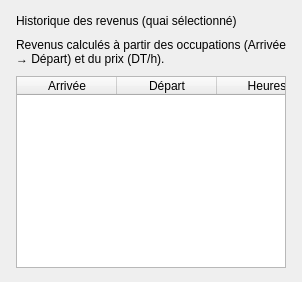
         <widget class="QFrame" name="revHistCard">
          <property name="minimumSize"><size><width>0</width><height>240</height></size></property>
          <property name="frameShape"><enum>QFrame::NoFrame</enum></property>
          <layout class="QVBoxLayout" name="revHistCardLayout" stretch="0,0,1">
           <property name="spacing"><number>10</number></property>
           <property name="leftMargin"><number>16</number></property>
           <property name="topMargin"><number>14</number></property>
           <property name="rightMargin"><number>16</number></property>
           <property name="bottomMargin"><number>14</number></property>
           <item>
            <widget class="QLabel" name="revHistTitle">
             <property name="text"><string>Historique des revenus (quai sélectionné)</string></property>
            </widget>
           </item>
           <item>
            <widget class="QLabel" name="revHistHint">
             <property name="text"><string>Revenus calculés à partir des occupations (Arrivée → Départ) et du prix (DT/h).</string></property>
             <property name="wordWrap"><bool>true</bool></property>
            </widget>
           </item>
           <item>
            <widget class="QTableWidget" name="revHistoryTable">
             <property name="minimumSize"><size><width>0</width><height>160</height></size></property>
             <property name="selectionMode"><enum>QAbstractItemView::NoSelection</enum></property>
             <property name="selectionBehavior"><enum>QAbstractItemView::SelectRows</enum></property>
             <property name="showGrid"><bool>false</bool></property>
             <property name="wordWrap"><bool>false</bool></property>
             <property name="horizontalScrollBarPolicy"><enum>Qt::ScrollBarAlwaysOff</enum></property>
             <property name="rowCount"><number>0</number></property>
             <property name="columnCount"><number>5</number></property>
             <attribute name="horizontalHeaderVisible"><bool>true</bool></attribute>
             <attribute name="horizontalHeaderStretchLastSection"><bool>true</bool></attribute>
             <attribute name="verticalHeaderVisible"><bool>false</bool></attribute>
             <attribute name="verticalHeaderDefaultSectionSize"><number>40</number></attribute>
             <column><property name="text"><string>Arrivée</string></property></column>
             <column><property name="text"><string>Départ</string></property></column>
             <column><property name="text"><string>Heures</string></property></column>
             <column><property name="text"><string>Prix (DT/h)</string></property></column>
             <column><property name="text"><string>Revenu (DT)</string></property></column>
            </widget>
           </item>
          </layout>
         </widget>
